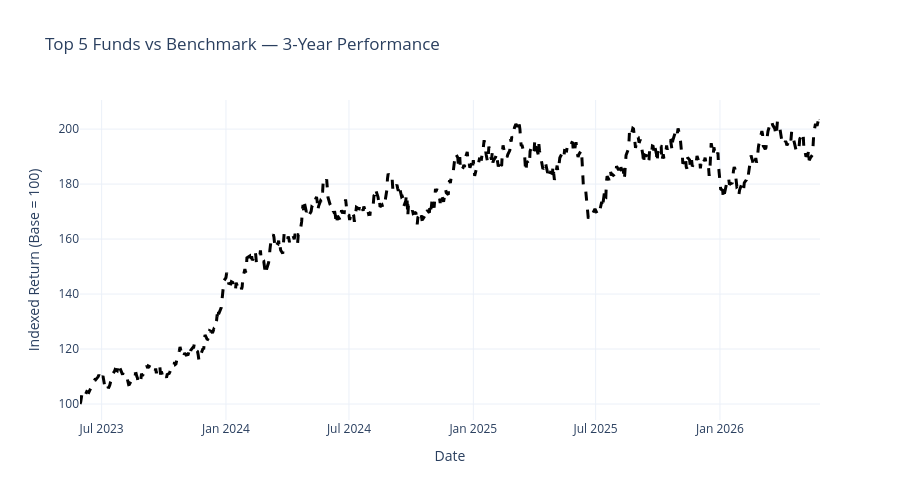

Notebook code for this chart:
### Code cell
# ===== FIX: Benchmark Comparison =====

# Step 1: Prepare benchmark data (pivot to wide format)
benchmark_wide = benchmark.pivot_table(
    index="date",
    columns="index_name",
    values="close_value"
)

# Step 2: Get Nifty 100 or similar (check available indices)
print("Available benchmarks:", benchmark_wide.columns.tolist())

# Use NIFTY_MIDCAP150 or similar (adjust if NIFTY_100 not available)
bench_col = "NIFTY_MIDCAP150"  # Change if different index available
if bench_col not in benchmark_wide.columns:
    bench_col = benchmark_wide.columns[0]  # Use first available
    print(f"Using {bench_col} as benchmark")

bench_prices = benchmark_wide[[bench_col]].dropna()
bench_returns = bench_prices.pct_change().dropna()

# Step 3: Get top 5 fund returns (ensure date index)
top5_codes = scorecard.head(5)["amfi_code"].tolist()

# Reconstruct returns with proper date index
nav_wide = nav.pivot_table(
    index="date",
    columns="amfi_code",
    values="nav"
)
returns_corrected = nav_wide.pct_change().dropna()

# Step 4: Plot
fig = go.Figure()

# Get last 3 years
cutoff_date = nav["date"].max() - pd.Timedelta(days=3*365)

for code in top5_codes:
    if code not in nav_wide.columns:
        continue
    
    fund_data = nav[(nav["amfi_code"]==code) & 
                    (nav["date"] >= cutoff_date)].sort_values("date")
    fund_name = funds[funds["amfi_code"]==code]["scheme_name"].values[0][:30]
    
    if len(fund_data) > 1:
        # Normalize to 100
        normalized = (fund_data["nav"] / fund_data["nav"].iloc[0]) * 100
        fig.add_trace(go.Scatter(
            x=fund_data["date"],
            y=normalized,
            mode="lines",
            name=f"📊 {fund_name}",
            line=dict(width=2.5)
        ))

# Add benchmark
bench_3yr = bench_prices[(bench_prices.index >= cutoff_date)].dropna()
if len(bench_3yr) > 1:
    bench_normalized = (bench_3yr[bench_col] / bench_3yr[bench_col].iloc[0]) * 100
    fig.add_trace(go.Scatter(
        x=bench_3yr.index,
        y=bench_normalized,
        mode="lines",
        name=f"📈 {bench_col} (Benchmark)",
        line=dict(color="black", width=3, dash="dash")
    ))

fig.update_layout(
    title="Top 5 Funds vs Benchmark — 3-Year Performance",
    xaxis_title="Date",
    yaxis_title="Indexed Return (Base = 100)",
    height=500,
    hovermode="x unified",
    template="plotly_white"
)

fig.write_image(str(CHARTS / "benchmark_comparison.png"),
                width=1400, height=500)
fig.show()

print("Benchmark comparison chart saved")

### Figure 1 — Plotly figure (JSON) as saved in the notebook; plotly's stock layout.template omitted (floating-point values rounded to 4 significant figures; data arrays with more than 128 entries replaced by an {"elided": "..."} marker saying what was removed)
{"data": [{"line": {"color": "black", "dash": "dash", "width": 3}, "mode": "lines", "name": "📈 NIFTY_MIDCAP150 (Benchmark)", "type": "scatter", "x": {"elided": "784 str values"}, "y": {"elided": "784 float values"}}], "layout": {"height": 500, "hovermode": "x unified", "title": {"text": "Top 5 Funds vs Benchmark — 3-Year Performance"}, "xaxis": {"title": {"text": "Date"}}, "yaxis": {"title": {"text": "Indexed Return (Base = 100)"}}}}
